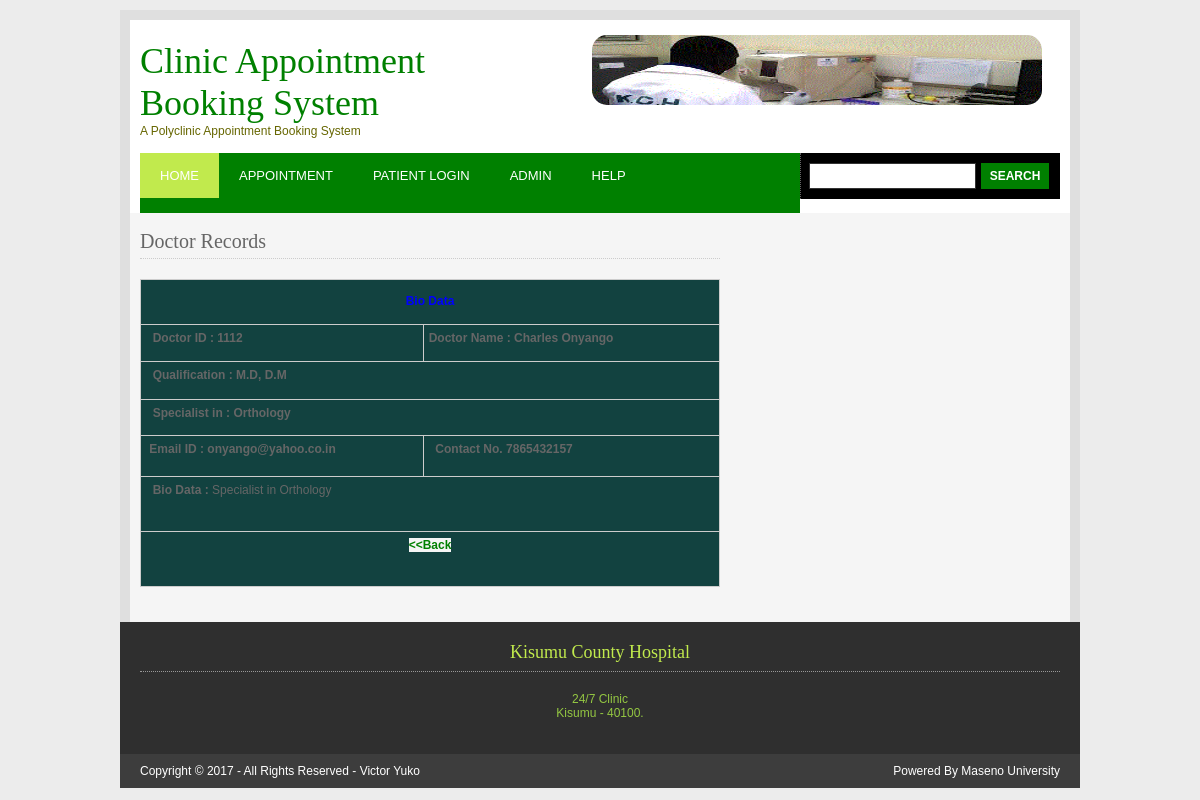
The page /admindocbiodata.php?docid=1112 on the database its author committed.
### tables this page shows
CREATE TABLE IF NOT EXISTS `doctor` (
  `docid` bigint(4) NOT NULL AUTO_INCREMENT,
  `doctorname` varchar(50) NOT NULL,
  `quali` varchar(50) NOT NULL,
  `specialistin` varchar(50) NOT NULL,
  `contactno` varchar(20) NOT NULL,
  `emailid` varchar(50) NOT NULL,
  `biodata` text NOT NULL,
  `password` varchar(25) NOT NULL,
  PRIMARY KEY (`docid`)
);

### admindocbiodata.php (the view, shortened to what this page needs)
<?php
include("header.php");
include("validation/header.php");
include("functions/patient.php");
?>
<?php include("menu.php");
$resapp = $con->query("SELECT * FROM doctor where docid='$_GET[docid]'");
?>
<div id="container">
  <div class="wrapper">
    <div id="content">
      <h1>Doctor Records      </h1>
      <table width="547" border="1" bgcolor="124240">
        <tr>
          <th height="42" colspan="2" scope="col"><font color="#0000FF">Bio Data</font></th>
        </tr>
        <?php
          while($row1 = mysqli_fetch_array($resapp))
  {
	  ?>
        <tr>
          <td width="259" height="26">&nbsp; <strong>Doctor ID : <?php echo $row1["docid"]; ?></strong></td>
          <td width="272"><strong>Doctor Name : <?php echo $row1["doctorname"]; ?></strong></td>
        </tr>
        <tr>
          <td height="27" colspan="2">&nbsp;<strong> Qualification : <?php echo $row1["quali"]; ?></strong></td>
        </tr>
        <tr>
          <td height="25" colspan="2">&nbsp;<strong> Specialist in : <?php echo $row1["specialistin"]; ?></strong></td>
        </tr>
        <tr>
          <td height="30"><strong>&nbsp;Email ID :  <?php echo $row1["emailid"]; ?></strong></td>
          <td height="30"><strong>&nbsp; Contact No.  <?php echo $row1["contactno"]; ?></strong></td>
        </tr>
        <tr>
          <td height="44" colspan="2">&nbsp; <strong>Bio Data :</strong> <?php echo $row1["biodata"]; ?></td>
        </tr>
        <tr>
          <td height="44" colspan="2" align="center"><strong><a href="admindoc.php">&lt;&lt;Back</a></strong></td>
        </tr>
        <?php
          }
		  ?>
      </table>
    </div>
    <br class="clear" />
  </div>
</div>
<?php
include("footer.php");
?>
<?php
include("copyright.php");
?>

### styles/layout.css (style rules this page uses)
body { margin:0; padding:10px 0 0 0; font-size:12px; font-family:verdana, Arial, Helvetica, sans-serif; color:#FFFFFF; background-color:#008000; }
a { outline:none; text-decoration:none; }
h1, h2, h3, h4, h5, h6 { margin:0 0 20px 0; padding:0 0 8px 0; font-size:20px; font-weight:normal; font-family:Georgia, "Times New Roman", Times, serif; border-bottom:1px dotted #DDDDDD; }
#header, #topbar, #featured_slide, #homecontent, #breadcrumb, #container, #footer, #copyright { margin:0 auto 0; display:block; width:960px; }
.wrapper { display:block; width:920px; padding:15px 10px; color:#666600; background-color:#FFFFFF; border-left:10px solid #DFDFDF; border-right:10px solid #DFDFDF; }
#container .wrapper { padding:20px 10px; line-height:1.4em; color:#666666; background-color:#F5F5F5; }
#container a { color:#008000; background-color:#F5F5F5; }
#container h1, #container h2, #container h3, #container h4, #container h5, #container h6 { padding-bottom:8px; border-bottom:1px dotted #CCCCCC; }
#content { display:block; float:left; width:580px; }

### styles/tables.css (style rules this page uses)
table { width:100%; border-collapse:collapse; table-layout:auto; vertical-align:top; margin-bottom:15px; border:1px solid #CCCCCC; }
table tbody td { vertical-align:top; border-collapse:collapse; border-left:1px solid #CCCCCC; border-right:1px solid #CCCCCC; }
table thead th, table tbody td { padding:5px; border-collapse:collapse; }

### validation/css/template.css (style rules this page uses)
body { background: #ececec; }

### rows shown on the page
doctor: docid "1112", doctorname "Charles Onyango", quali "M.D, D.M", specialistin "Orthology", emailid "onyango@yahoo.co.in", contactno "7865432157", biodata "Specialist in Orthology"
